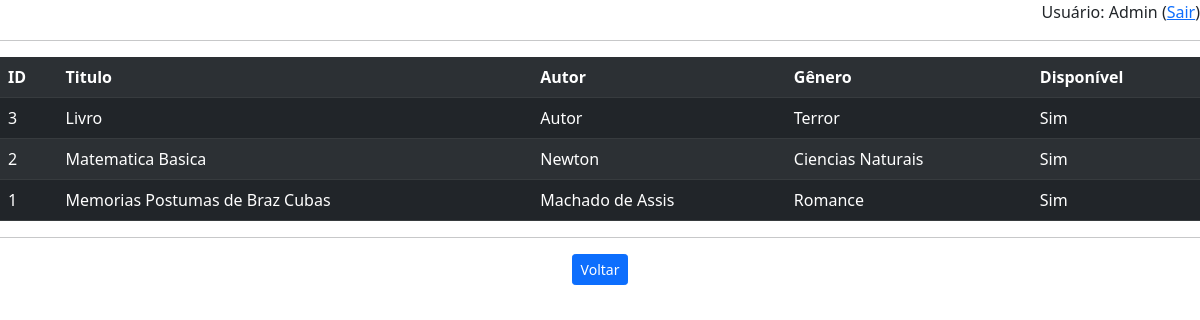
Before: /livro/listar (signed in) with the older database file.
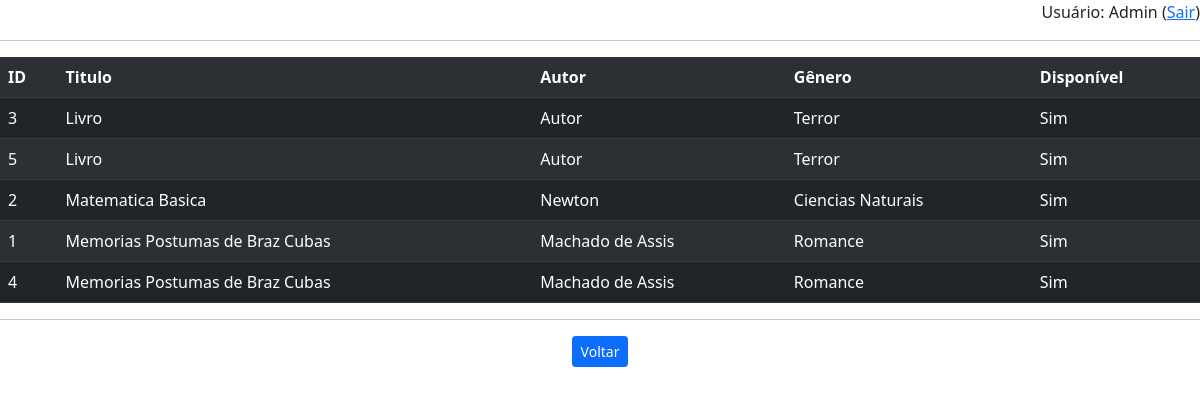
After: the same page with the newer database file.
### livro.py (models this page shows)
class Livro(db.Model):
    id = db.Column(db.Integer, primary_key=True)
    titulo = db.Column(db.String(200), unique=False, nullable=False)
    autor = db.Column(db.String(80), unique=False, nullable=False)
    genero = db.Column(db.String(120), unique=False, nullable=False)
    disponivel = db.Column(db.Boolean, default=True)
    emprestimo = db.relationship('Emprestimo', backref='livro', lazy=True)

### app.py (the view)
@app.route('/livro/listar')
def listar_livros():
    if session.get('autenticado',False)==False:
        flash(u'Login necessário!', category='warning')
        return(redirect(url_for('login')))
    livros = Livro.query.order_by(Livro.titulo).all()
    return(render_template('livros.html', livros=livros))

### templates/livros.html (shortened to what this page needs)
{% extends "base.html" %}
{% block conteudo %}
<table class="table table-dark table-striped">
    <tr>
        <th>ID</th>
        <th>Titulo</th>
        <th>Autor</th>
        <th>Gênero</th>
        <th>Disponível</tr>
    {% for livro in livros %}
        <tr>
            <td>{{livro.id}}</td>
            <td>{{livro.titulo}}</td>
            <td>{{livro.autor}}</td>
            <td>{{livro.genero}}</td>
            {% if livro.disponivel == True %}
                <td>Sim</td>
            {% else %}
                 <td>Não</td>
            {% endif %}
        </tr>
    {% endfor %}
</table>
<hr>
    <div class="row text-center">
        <div class="col mr-1">
            <a class="btn btn-primary btn-sm" href="{{url_for('root')}}" role="button">Voltar</a>
        </div>
    </div>
{% endblock %}

Changed rows visible on the page:
added Livro: id "5", titulo "Livro", autor "Autor", genero "Terror", disponivel "Sim"
added Livro: id "4", titulo "Memorias Postumas de Braz Cubas", autor "Machado de Assis", genero "Romance", disponivel "Sim"
